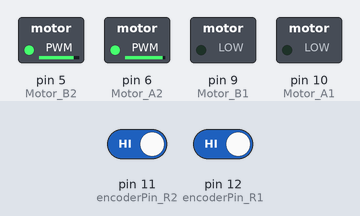
Bench run of a sketch on a simulated Arduino Uno, built with avr-gcc and run on an emulated ATmega328P. On the bench: switched loads named in the sketch (green lamp = pin HIGH). The test bench sets the inputs (shaded band); at power-on: pin 11 (encoderPin_R2) HIGH, pin 12 (encoderPin_R1) HIGH. What the sketch prints to the serial monitor is not drawn.

Above: at 0.1 s.
Timing chart, 0 to 1.6 s (numbered marks = the images above):
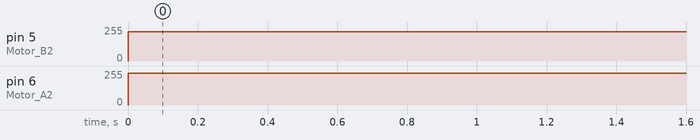

Measured:
- by itself, pin 5 (Motor_B2): 0/255 → 219/255 at 0.00 s
- by itself, pin 6 (Motor_A2): 0/255 → 238/255 at 0.00 s

The sketch:

speed_calculation.ino
```cpp
int Motor_A1 = 10;   // Left wheel, goes forward
int Motor_A2 = 6;   // Left wheel, goes backward
int Motor_B1 = 9;   // Right wheel, goes backward
int Motor_B2 = 5;   // Right wheel, goes forward
//you need to connect R1 and R2 rotation sensor pins with digital io pins
const int encoderPin_R2 = 11;
const int encoderPin_R1 = 12;
volatile int prevStateA = HIGH;
volatile int prevStateB = HIGH;
volatile int distanceMovedA = 0;
volatile int distanceMovedB = 0;

//I put the variables for speed testing here


//slightly left
//float speedParamA1 = 150;
//float speedParamB2 = 220;
//slightly right
//float speedParamA1 = 197;
//float speedParamB2 = 164;
//turn left
//3.0
//197.0
//forward
//float speedParamA1 = 128.0;
//float speedParamB2 = 250.5;

unsigned long lastMillis = 0;
unsigned long interval = 3000;

void setup() {
  // Initialize encoder input pin and motor control pins
  pinMode(encoderPin_R1, INPUT_PULLUP);
  pinMode(encoderPin_R2, INPUT_PULLUP);
  pinMode(Motor_A1, OUTPUT);
  pinMode(Motor_A2, OUTPUT);
  pinMode(Motor_B1, OUTPUT);
  pinMode(Motor_B2, OUTPUT);

  // Start serial communication
  Serial.begin(9600);
}

void loop() {


  //all the functions are below
  spinLeft();
  recordDistancePassedByA();
  recordDistancePassedByB();

  //it counts distance passed in the time interval, and basically records average speed during the whole interval
  unsigned long currentMillis = millis();
  if (currentMillis - lastMillis >= interval) {
    // Calculate speed for wheel A
    float speedA = (float) distanceMovedA / interval; // Speed = Distance / Time
    Serial.print("Speed of Wheel A: ");
    Serial.println(speedA, 3);

    // Calculate speed for wheel B
    float speedB = (float) distanceMovedB / interval; // Speed = Distance / Time
    Serial.print("Speed of Wheel B: ");
    Serial.println(speedB, 3);

    // Reset distance counters
    distanceMovedA = 0;
    distanceMovedB = 0;

    // Update lastMillis
    lastMillis = currentMillis;

  delay(1);
  }
}

//these two similiar fucntions add values to the distance passed for both motors A and B
void recordDistancePassedByA() {
  int currentStateA = digitalRead(encoderPin_R2);
  if (currentStateA != prevStateA) {
    distanceMovedA++;
    prevStateA = currentStateA;
  }
}

void recordDistancePassedByB() {
  int currentStateB = digitalRead(encoderPin_R1);
  if (currentStateB != prevStateB) {
    distanceMovedB++;
    prevStateB = currentStateB;
  }
}

void goBackwards(){
  analogWrite(Motor_A1, 0);// Left wheel, goes forward
  analogWrite(Motor_A2, 182);// Left wheel, goes backward
  analogWrite(Motor_B1, 171);//Right wheel, goes backward
  analogWrite(Motor_B2, 0);// Right wheel, goes forward
}

void forward() {
  analogWrite(Motor_A1, 207);
  analogWrite(Motor_A2, 0);
  analogWrite(Motor_B1, 0);
  analogWrite(Motor_B2, 213);
}

void moveSlightlyLeft() {
  analogWrite(Motor_A1, 150);
  analogWrite(Motor_A2, 0);
  analogWrite(Motor_B1, 0);
  analogWrite(Motor_B2, 220);
}

void moveSlightlyRight() {
  analogWrite(Motor_A1, 221);
  analogWrite(Motor_A2, 0);
  analogWrite(Motor_B1, 0);
  analogWrite(Motor_B2, 160);
}

void spinLeft() {
  analogWrite(Motor_A1, 0);
  analogWrite(Motor_A2, 238);//
  analogWrite(Motor_B1, 0);
  analogWrite(Motor_B2, 219);//
}

void spinRight() {
  analogWrite(Motor_A1, 200);
  analogWrite(Motor_A2, 0);
  analogWrite(Motor_B1, 198);
  analogWrite(Motor_B2, 0);
}

void backwards () {
  analogWrite(Motor_A1, LOW);
  analogWrite(Motor_A2, 182);
  analogWrite(Motor_B1, 164);
  analogWrite(Motor_B2, LOW);
}
```
